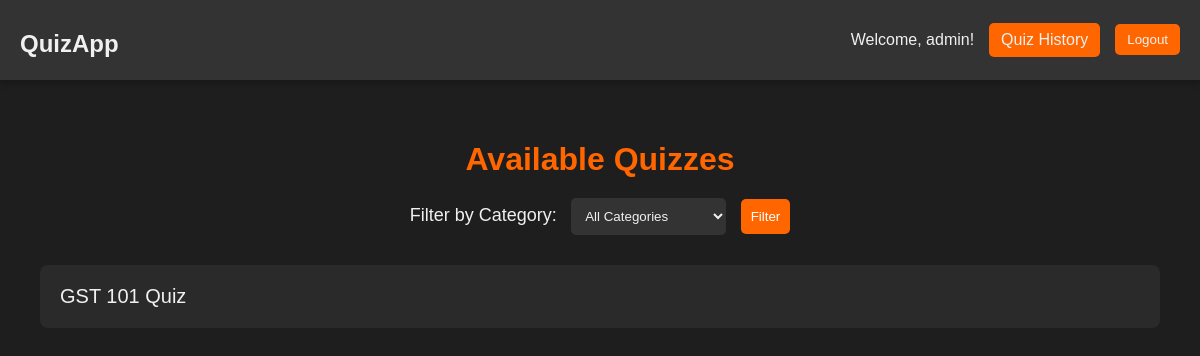
Page / (signed in) on the earlier database version.
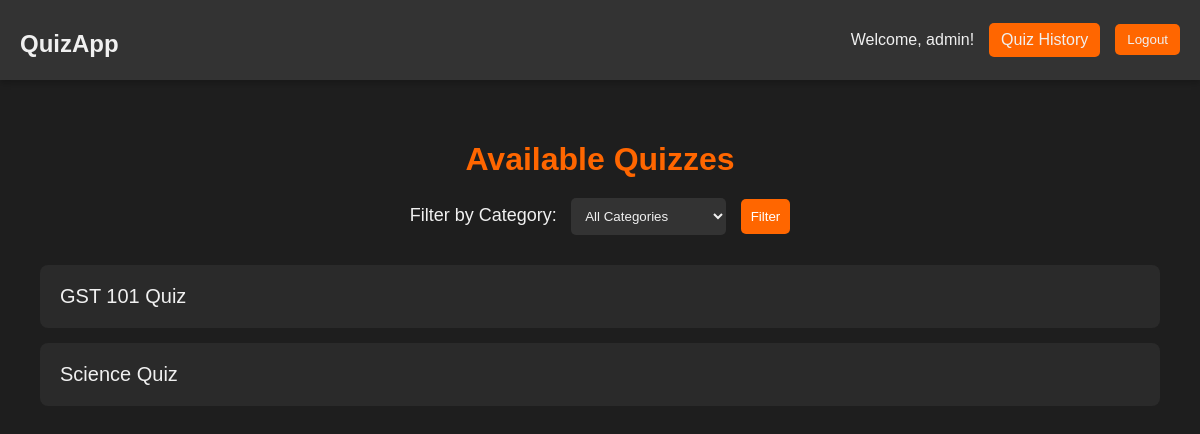
Same page on the later database version.
### QuizApp/models.py (models this page shows, shortened)
class Quiz(models.Model):
    name = models.CharField(max_length=200, default='New Quiz')
    category = models.ForeignKey(Category, on_delete=models.CASCADE)
    topic = models.CharField(max_length=255, default='General')
    number_of_questions = models.IntegerField(default=10)
    time = models.IntegerField(help_text="Duration of the quiz in minutes", default=30)
    required_score_to_pass = models.IntegerField(help_text="Required score in percentage", default=50)
    difficulty = models.CharField(max_length=6, choices=DIFF_CHOICES, default='easy')

### QuizApp/views.py (the view)
# urls.py: path('', views.home_view, name='home'),
@login_required
def home_view(request):
    category_id = request.GET.get('category')
    categories = Category.objects.all()
    quizzes = Quiz.objects.all()
    if category_id:
        quizzes = quizzes.filter(category_id=category_id)
    return render(request, 'accounts/home.html', {
        'categories': categories,
        'quizzes': quizzes
    })

### QuizApp/templates/accounts/home.html (shortened to what this page needs)
{% load static %}
<!DOCTYPE html>
<html lang="en">
<head>
    <link rel="stylesheet" type="text/css" href="{% static 'styles/styles.css' %}">
</head>
<body>
    <div class="top-bar">
        <h2 class="logo">QuizApp</h2>
        <div class="user-info">
            {% if request.user.is_authenticated %}
                <p>Welcome, {{ request.user.username }}!</p>
                <a href="{% url 'quiz_history' %}">Quiz History</a>
                <form action="{% url 'logout' %}" method="POST" class="logout-form">
                    <button type="submit">Logout</button>
                </form>
            {% else %}
                <a href="{% url 'login' %}">Login</a>
                <a href="{% url 'register' %}">Register</a>
            {% endif %}
        </div>
    </div>
    <div class="container">
        <h1>Available Quizzes</h1>
        <div id="quiz_filter" class="quiz-filter">
            <form method="get" class="filter-form">
                <label for="category-select">Filter by Category:</label>
                <select name="category" id="category-select" class="category-dropdown">
                    <option value="">All Categories</option>
                </select>
                <button type="submit" class="btn-filter">Filter</button>
            </form>
        </div>
        <div class="quiz-list">
            {% if quizzes %}
                <ul>
                    {% for quiz in quizzes %}
                        <li>
                            <a href="{% url 'quiz_view' quiz.id %}">{{ quiz.name }}</a>
                        </li>
                    {% endfor %}
                </ul>
            {% else %}
                <p>No quizzes available for this category. Please select a different category.</p>
            {% endif %}
        </div>
    </div>
</body>
</html>

### static/styles/styles.css (style rules this page uses)
body { font-family: Arial, sans-serif; background-color: #474743; color: #333; margin: 0; padding: 0; }
h1, h2, h3, h4 { color: #252423; margin-bottom: 0.5em; }
a { color: #ff8c00; text-decoration: none; }
.btn-submit, button { background-color: #ff8c00; color: white; border: none; border-radius: 5px; padding: 10px 15px; cursor: pointer; transition: background-color 0.3s, transform 0.2s; }

### QuizApp/templates/accounts/home.html (style rules this page uses)
body { background-color: #1e1e1e; color: #f0f0f0; font-family: 'Arial', sans-serif; margin: 0; padding: 0; }
.top-bar { background-color: #333; color: #f0f0f0; padding: 10px 20px; display: flex; justify-content: space-between; align-items: center; box-shadow: 0px 4px 6px rgba(0, 0, 0, 0.2); position: sticky; top: 0; z-index: 100; }
.top-bar .logo { font-size: 24px; color: #f0f0f0; }
.top-bar .user-info { display: flex; align-items: center; gap: 15px; }
.top-bar .user-info p { margin: 0; }
.top-bar a, .top-bar button { background-color: #ff6600; color: #f0f0f0; border: none; padding: 8px 12px; border-radius: 5px; cursor: pointer; text-decoration: none; transition: background 0.3s ease; }
.container { padding: 40px; max-width: 1200px; margin: 0 auto; }
.container h1 { color: #ff6600; font-size: 32px; margin-bottom: 20px; text-align: center; }
.quiz-filter { margin-bottom: 30px; text-align: center; }
.quiz-filter label { font-size: 18px; margin-right: 10px; }
.quiz-filter .category-dropdown, .quiz-filter .btn-filter { padding: 10px; border-radius: 5px; border: none; }
.quiz-filter .category-dropdown { background-color: #333; color: #f0f0f0; margin-right: 10px; }
.quiz-filter .btn-filter { background-color: #ff6600; color: white; cursor: pointer; transition: background 0.3s ease; }
.quiz-list ul { list-style: none; padding: 0; }
.quiz-list li { background-color: #2a2a2a; padding: 20px; margin-bottom: 15px; border-radius: 8px; transition: background 0.3s ease; }
.quiz-list a { text-decoration: none; color: #f0f0f0; font-size: 20px; }

Differences in the rows shown:
added Quiz: name "Science Quiz"
